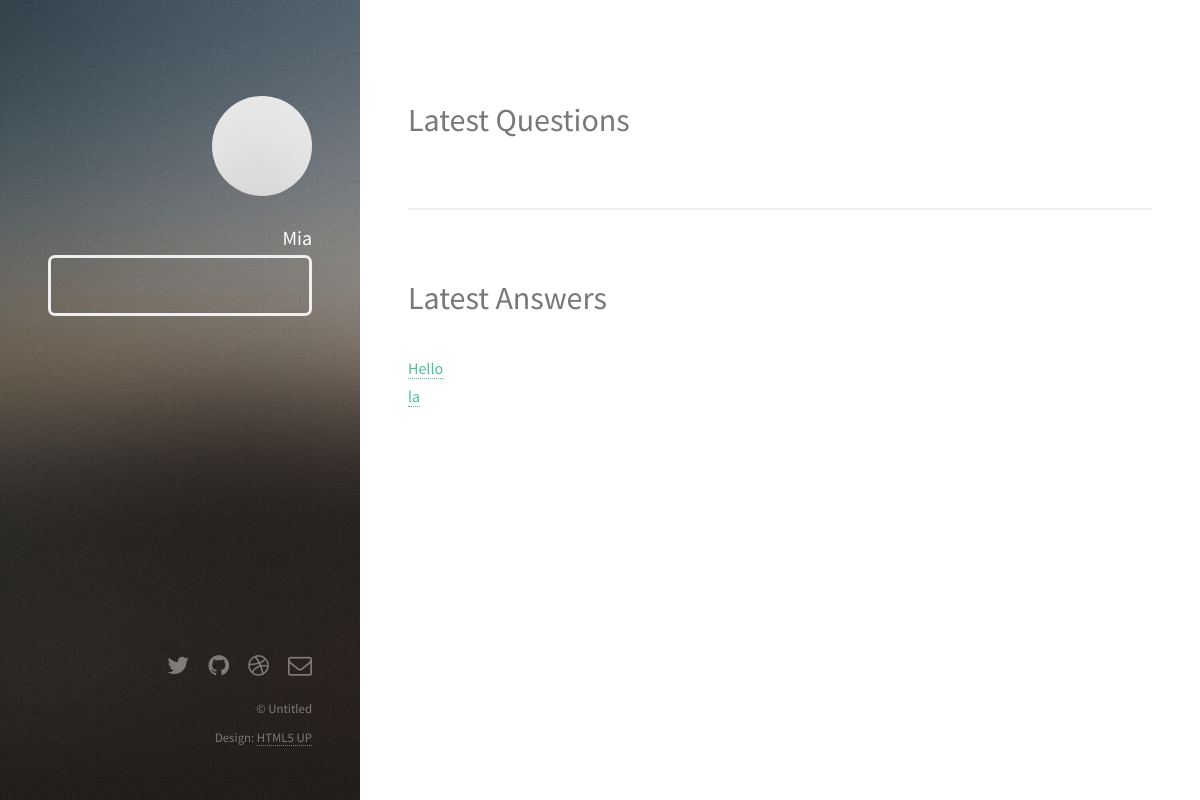
The app's page /portfolio/Mia/ (signed in), older data.
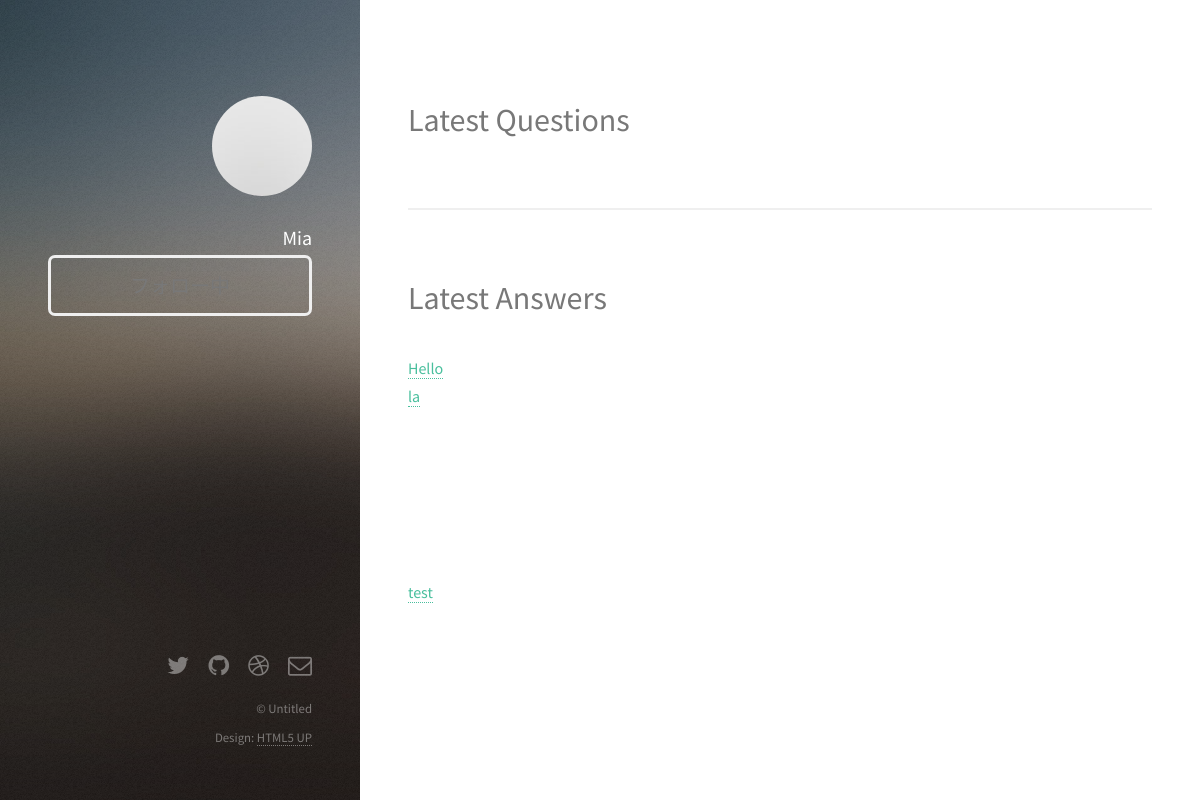
The same page, newer data.
### counsel/models.py (models this page shows, shortened)
class Post(models.Model):
    title = models.CharField(max_length=50)
    content = models.CharField(max_length=500)
    user = models.ForeignKey(FamoUser)
    hits = models.IntegerField(default=0)
    date = models.DateTimeField(auto_now=True)
    class Meta:
        abstract = True

class Answer(Post):
    question = models.ForeignKey(Question)
    value = models.IntegerField(default=0)

### portfolio/views.py (the view)
# urls.py: url(r'^(?P<username>\S+)/$', views.user, name='user'),
@login_required
def user(request, username):
    user = get_object_or_404(FamoUser, username=username)
    context = {'user': user}
    if user in request.user.follows.all():
        context['following'] = True
    else:
        context['following'] = False
    return render(request, 'portfolio/user.html', context)

### portfolio/templatetags/portfolio_extras.py (called while the page is built)
def latest_user_objs(model_, user, num):
    return model_.objects.filter(user=user)[:num]

@register.filter
def latest_answers(user, num):
    return latest_user_objs(Answer, user, num)

@register.filter
def latest_questions(user, num):
    return latest_user_objs(Question, user, num)

### portfolio/templates/portfolio/user.html (shortened to what this page needs)
{% extends 'portfolio/portfolio_base.html' %}
{% load static %}
{% load portfolio_extras %}
{% block username %}{{ user.username }}{% endblock username %}
{% block description %}
  <br>
  <a class="button fit" id="follow">
  </a>
{% endblock description %}
{% block content %}
<section id="question">
  <h1>Latest Questions</h1>
</section>
<section id="answer">
  <h1>Latest Answers</h1>
  {% for answer in user|latest_answers:10 %}
    <strong><a href="">{{ answer.title }}</a></strong><br>
  {% endfor %}
</section>
{% endblock content %}

Row changes from the older to the newer data that the page shows:
added Answer: title "test"
